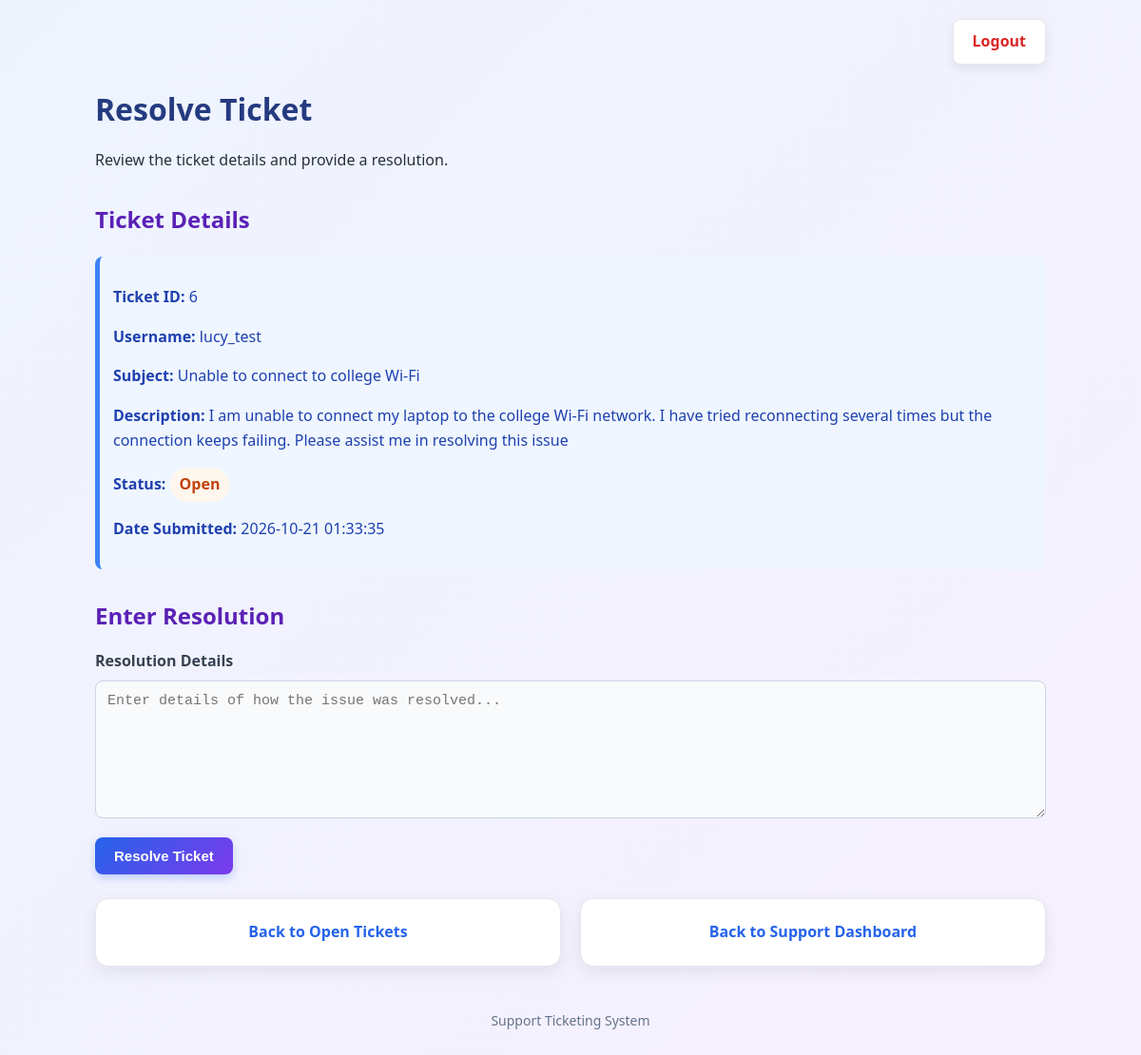
The page /resolve_ticket.php?id=6 (signed in) on the database its author committed.
### tables this page shows
CREATE TABLE `tickets` (
  `ticket_id` int NOT NULL,
  `user_id` int NOT NULL,
  `subject` varchar(150) NOT NULL,
  `description` text NOT NULL,
  `status` enum('Open','Resolved','Closed') NOT NULL DEFAULT 'Open',
  `date_submitted` datetime NOT NULL DEFAULT CURRENT_TIMESTAMP,
  `resolution_details` text,
  `resolved_by` int DEFAULT NULL,
  `support_level` int NOT NULL DEFAULT '1'
);

CREATE TABLE `users` (
  `user_id` int NOT NULL,
  `username` varchar(50) NOT NULL,
  `password` varchar(255) NOT NULL,
  `full_name` varchar(100) NOT NULL,
  `email` varchar(100) NOT NULL
);

### html/resolve_ticket.php (the view, shortened to what this page needs)
<?php
require_once "config.php";
$ticket_id = isset($_GET["id"]) ? (int) $_GET["id"] : 0;
$ticket = null;
$sql = "SELECT
            tickets.ticket_id,
            tickets.subject,
            tickets.description,
            tickets.status,
            tickets.date_submitted,
            tickets.resolution_details,
            users.username
        FROM tickets
        INNER JOIN users
            ON tickets.user_id = users.user_id
        WHERE tickets.ticket_id = ?";
$stmt = $conn->prepare($sql);
$stmt->bind_param("i", $ticket_id);
$stmt->execute();
$result = $stmt->get_result();
if ($result->num_rows == 1) {
    $ticket = $result->fetch_assoc();
} else {
    $message = "Ticket not found.";
}
?>
<!DOCTYPE html>
<html lang="en">
<head>
    <link rel="stylesheet" href="style.css">
</head>
<body>
<div class="container">
    <div class="top-navigation">
        <a href="logout.php" class="top-logout">
            Logout
        </a>
    </div>
    <div class="dashboard-header">
        <h1>Resolve Ticket</h1>
        <p>
            Review the ticket details and provide a resolution.
        </p>
    </div>
    <?php if ($ticket): ?>
        <div class="form-card">
            <h2>Ticket Details</h2>
            <div class="info">
                <p>
                    <strong>Ticket ID:</strong>
                    <?php echo htmlspecialchars($ticket["ticket_id"]); ?>
                </p>
                <p>
                    <strong>Username:</strong>
                    <?php echo htmlspecialchars($ticket["username"]); ?>
                </p>
                <p>
                    <strong>Subject:</strong>
                    <?php echo htmlspecialchars($ticket["subject"]); ?>
                </p>
                <p>
                    <strong>Description:</strong>
                    <?php echo htmlspecialchars($ticket["description"]); ?>
                </p>
                <p>
                    <strong>Status:</strong>
                    <?php if ($ticket["status"] == "Open"): ?>
                        <span class="status-open">
                            Open
                        </span>
                    <?php elseif ($ticket["status"] == "Resolved"): ?>
                        <span class="status-resolved">
                            Resolved
                        </span>
                    <?php elseif ($ticket["status"] == "Closed"): ?>
                        <span class="status-closed">
                            Closed
                        </span>
                    <?php endif; ?>
                </p>
                <p>
                    <strong>Date Submitted:</strong>
                    <?php echo htmlspecialchars($ticket["date_submitted"]); ?>
                </p>
            </div>
        </div>
        <?php if ($ticket["status"] == "Open"): ?>
            <div class="form-card">
                <h2>Enter Resolution</h2>
                <form
                    method="POST"
                    action="resolve_ticket.php?id=<?php echo $ticket_id; ?>"
                >
                    <div class="form-group">
                        <label for="resolution_details">
                            Resolution Details
                        </label>
                        <textarea
                            id="resolution_details"
                            name="resolution_details"
                            rows="7"
                            placeholder="Enter details of how the issue was resolved..."
                            required
                        ></textarea>
                    </div>
                    <button
                        type="submit"
                        class="primary-button"
                    >
                        Resolve Ticket
                    </button>
                </form>
            </div>
        <?php endif; ?>
    <?php endif; ?>
    <div class="page-navigation">
        <a
            href="search_tickets.php"
            class="secondary-link"
        >
            Back to Open Tickets
        </a>
        <a
            href="support_dashboard.php"
            class="secondary-link"
        >
            Back to Support Dashboard
        </a>
    </div>
    <div class="footer">
        <p>Support Ticketing System</p>
    </div>
</div>
</body>
</html>

### html/style.css (style rules this page uses)
* { box-sizing: border-box; }
body { font-family: "Segoe UI", Arial, Helvetica, sans-serif; margin: 0; background: linear-gradient(135deg, #eef4ff, #f7f0ff); color: #263238; line-height: 1.6; }
.container { width: 90%; max-width: 1000px; margin: 20px auto; }
h1 { color: #253b80; margin-bottom: 15px; }
h2 { color: #5b21b6; margin-top: 30px; margin-bottom: 15px; }
.page-navigation { display: flex; gap: 20px; margin-top: 25px; flex-wrap: wrap; }
.secondary-link { display: block; flex: 1; min-width: 220px; background: white; padding: 22px 25px; border-radius: 14px; border: 1px solid #e5e7eb; box-shadow: 0 6px 18px rgba(0, 0, 0, 0.08); color: #2563eb; text-decoration: none; font-weight: 600; text-align: center; transition: all 0.2s ease; }
button { background: linear-gradient(135deg, #2563eb, #7c3aed); color: white; border: none; padding: 11px 20px; border-radius: 8px; cursor: pointer; font-size: 15px; font-weight: 600; box-shadow: 0 4px 10px rgba(37, 99, 235, 0.25); transition: all 0.2s ease; }
label { font-weight: 600; color: #374151; }
input[type="text"], input[type="email"], input[type="password"], textarea { width: 100%; max-width: 650px; padding: 12px; margin-top: 6px; margin-bottom: 18px; border: 1px solid #cbd5e1; border-radius: 8px; font-size: 15px; background: #f8fafc; transition: border 0.2s ease, box-shadow 0.2s ease; }
.status-open { display: inline-block; background: #fff7ed; color: #c2410c; padding: 5px 10px; border-radius: 20px; font-weight: 700; }
.info { background: #eff6ff; color: #1e40af; border-left: 5px solid #3b82f6; padding: 14px; border-radius: 8px; margin: 20px 0; }
.footer { text-align: center; margin-top: 20px; padding: 12px; color: #64748b; font-size: 14px; }
.form-group { display: block; width: 100%; margin-bottom: 20px; }
.form-group label { display: block; width: 100%; margin-bottom: 8px; }
.form-group input, .form-group textarea { display: block; width: 100%; max-width: 100%; }
.top-navigation { display: flex; justify-content: flex-end; margin-bottom: 15px; }
.top-logout { display: inline-block; padding: 10px 20px; border-radius: 8px; background: white; color: #dc2626; text-decoration: none; font-weight: 600; border: 1px solid #e5e7eb; box-shadow: 0 4px 12px rgba(0, 0, 0, 0.08); transition: all 0.2s ease; }

### rows shown on the page
tickets: ticket_id "6", user.username "lucy_test", subject "Unable to connect to college Wi-Fi", description "I am unable to connect my laptop to the college Wi-Fi network. I have tried reconnecting several times but the connection keeps failing. Please assist me in resolving this issue", date_submitted "2026-10-21 01:33:35"
